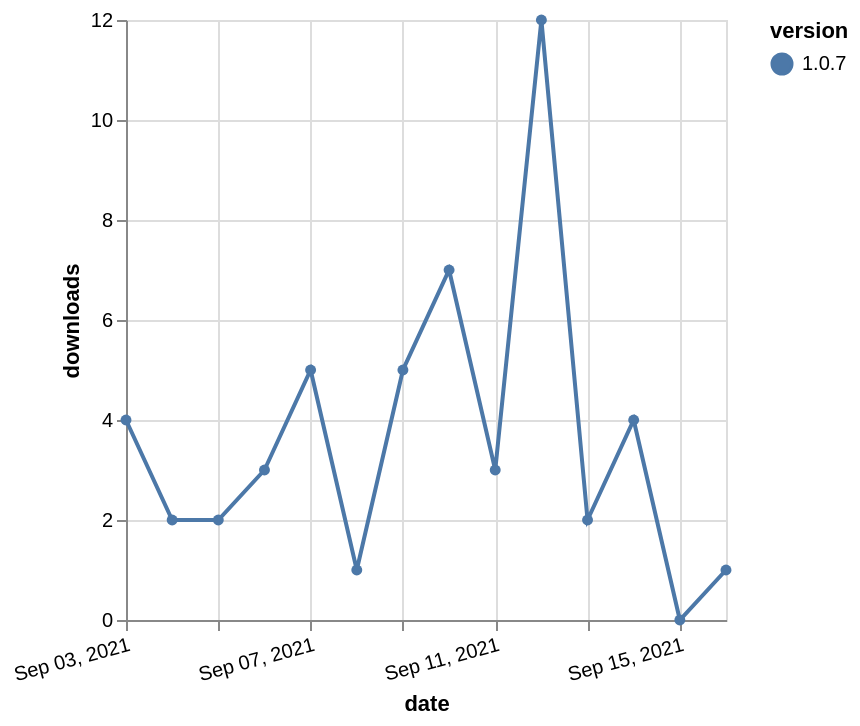

Source (Vega-Lite JSON):
### Vega-Lite specification from a JSON file in a GitHub repository (floating-point values rounded to 4 significant figures)
{"$schema": "https://vega.github.io/schema/vega-lite/v5.json", "description": "A simple bar chart with embedded data.", "data": {"values": [{"date": "2021-09-03", "total": 3261, "delta": 4, "version": "1.0.7"}, {"date": "2021-09-04", "total": 3263, "delta": 2, "version": "1.0.7"}, {"date": "2021-09-05", "total": 3265, "delta": 2, "version": "1.0.7"}, {"date": "2021-09-06", "total": 3268, "delta": 3, "version": "1.0.7"}, {"date": "2021-09-07", "total": 3273, "delta": 5, "version": "1.0.7"}, {"date": "2021-09-08", "total": 3274, "delta": 1, "version": "1.0.7"}, {"date": "2021-09-09", "total": 3279, "delta": 5, "version": "1.0.7"}, {"date": "2021-09-10", "total": 3286, "delta": 7, "version": "1.0.7"}, {"date": "2021-09-11", "total": 3289, "delta": 3, "version": "1.0.7"}, {"date": "2021-09-12", "total": 3301, "delta": 12, "version": "1.0.7"}, {"date": "2021-09-13", "total": 3303, "delta": 2, "version": "1.0.7"}, {"date": "2021-09-14", "total": 3307, "delta": 4, "version": "1.0.7"}, {"date": "2021-09-15", "total": 3307, "delta": 0, "version": "1.0.7"}, {"date": "2021-09-16", "total": 3308, "delta": 1, "version": "1.0.7"}]}, "width": "container", "mark": {"type": "line", "point": {"filled": true}}, "encoding": {"x": {"field": "date", "type": "temporal", "timeUnit": "yearmonthdate", "title": "date", "axis": {"labelAngle": -15}}, "y": {"field": "delta", "type": "quantitative", "title": "downloads"}, "color": {"field": "version", "type": "nominal"}, "tooltip": {"field": "delta"}}}
